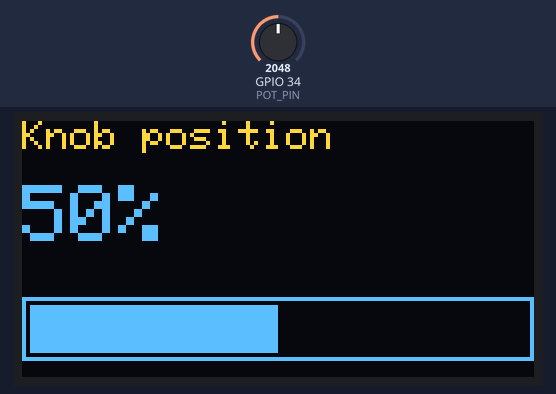
Simulated run of this sketch. Board: ESP32. Parts: 128×64 one-colour display. The inputs (shaded band) are chosen by the test bench; at power-on: GPIO 34 (POT_PIN) = 2048. The OLED is the two-colour kind (top 16 rows yellow).

Above: at 1.2 s.
1.3 s: GPIO 34 (POT_PIN) set to 2163
At 2.5 s:
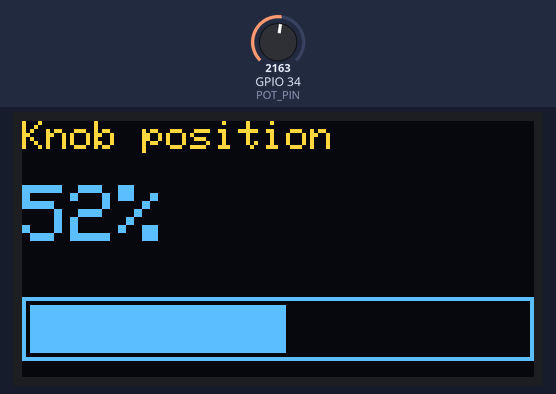
2.8 s: GPIO 34 (POT_PIN) set to 2047
At 4.0 s:
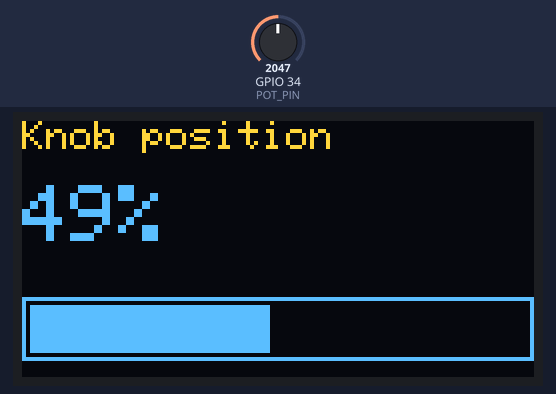
4.3 s: GPIO 34 (POT_PIN) set to 1228
At 5.4 s:
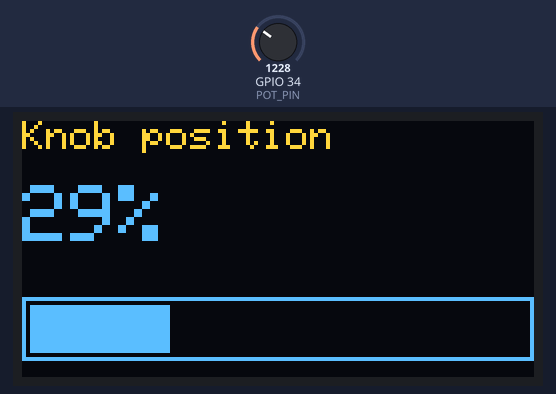
Timing chart, 0 to 7.3 s (numbered marks = the images above; inputs shaded):
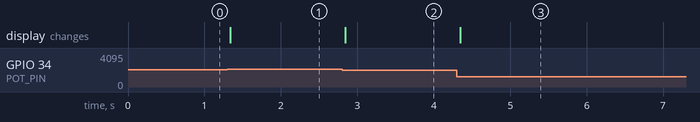

Measured:
- the behaviour switches between 2088 and 2089 on GPIO 34 (POT_PIN) (found by bisection; images 0 and 1)
- after the input at 1.3 s, the display: changes at once (image 1)
- after the input at 2.8 s, the display: changes at once (image 2)
- after the input at 4.3 s, the display: changes after 0.05 s (image 3)

The sketch:

L10_BarGraph.ino
```cpp
// Lesson 10 challenge solution: knob meter
// Potentiometer on pin 34. Shows a percentage and a bar.

#include <Adafruit_SSD1306.h>

Adafruit_SSD1306 display(128, 64, &Wire, -1);

const int POT_PIN = 34;

void setup() {
  display.begin(SSD1306_SWITCHCAPVCC, 0x3C);
  display.setTextColor(SSD1306_WHITE);
}

void loop() {
  int percent = map(analogRead(POT_PIN), 0, 4095, 0, 100);
  int barWidth = map(percent, 0, 100, 0, 124);

  display.clearDisplay();
  display.setTextSize(1);
  display.setCursor(0, 0);
  display.println("Knob position");
  display.setTextSize(2);
  display.setCursor(0, 16);
  display.print(percent);
  display.println("%");
  display.drawRect(0, 44, 128, 16, SSD1306_WHITE);
  display.fillRect(2, 46, barWidth, 12, SSD1306_WHITE);
  display.display();
  delay(30);
}
```
